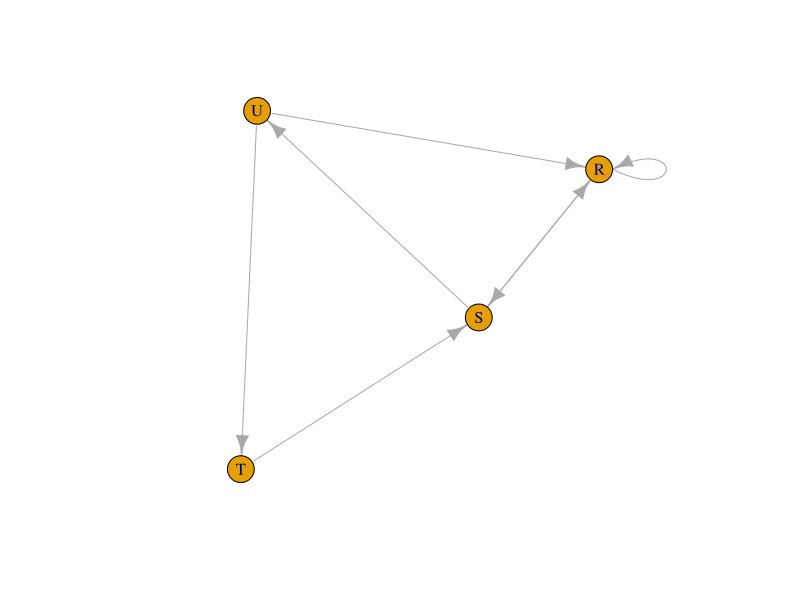
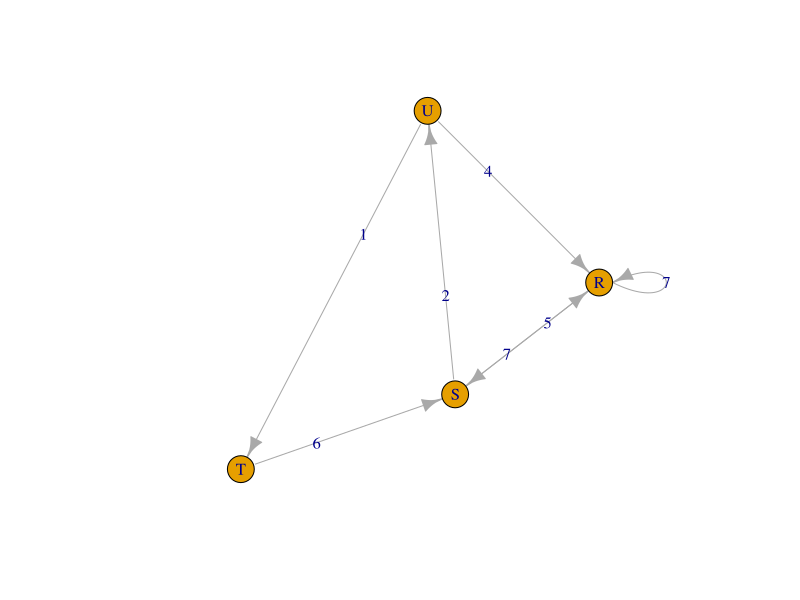
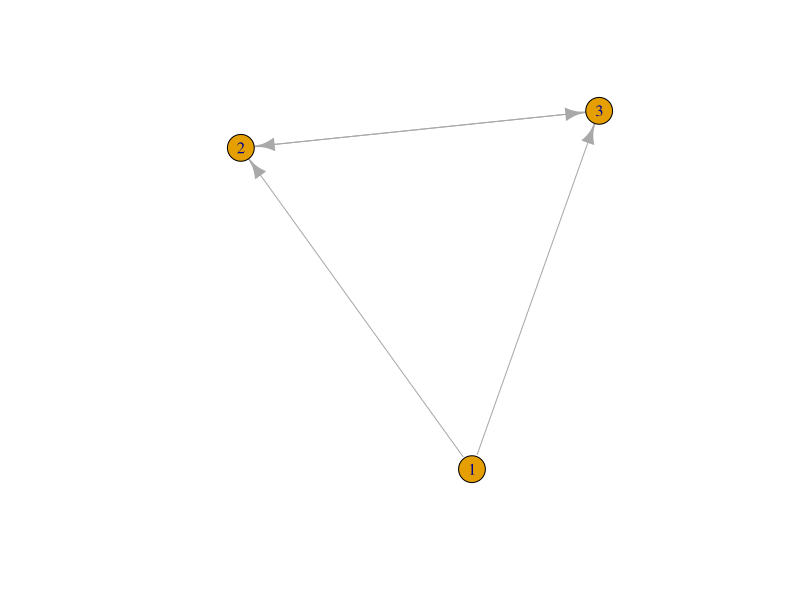

These figures' R source, in order:
library(igraph)
matt <- as.matrix(read.table(text=
                               "node R S T U
                                     R 7 5 0 0
                                     S 7 0 0 2
                                     T 0 6 0 0
                                     U 4 0 1 0", header=T))
nms <- matt[,1 ]
matt <- matt[, -1]
colnames(matt) <- rownames(matt) <- nms
matt[is.na(matt)] <- 0
g <- graph.adjacency(matt,weighted=TRUE)
plot(g)
s.paths <- shortest.paths(g, algorithm = "dijkstra")
print(s.paths)
shortest.paths(g, v="R", to="S")
plot(g, edge.label=E(g)$weight)

dg <- graph.formula(1-+2, 1-+3, 2++3)
plot(dg)
graph.density(dg, loops=TRUE)
graph.density(simplify(dg), loops=FALSE)

